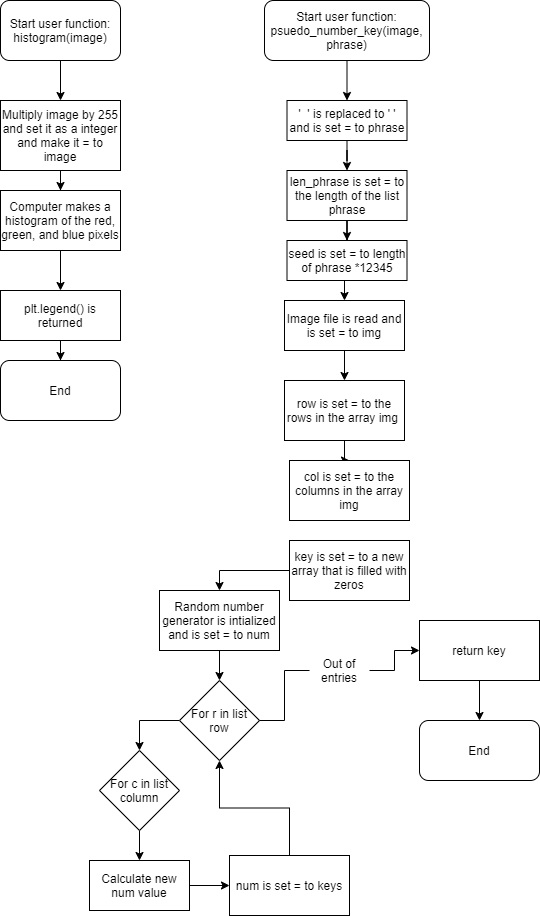
#> input picture Team07_Project_1/histo_key_teamproject.png, 540 x 916 px, given in place of image.tiff, which was not available
$ python grey_search.py
#> lines starting #> are read from the running program, lines starting #| are printed output that depends on the picture; after the words box and inside, x2 and y2 are one past the last pixel; in counts of white or black regions, pixels touching at a corner belong together; pictures that were not available may be replaced by others from this repository, and a replacement may not be noted
### Team07_Project_1/Image_analysis.py
"""
===============================================================================
ENGR 13300 Fall 2021

Program Description
    Creates user functions to get the filename of an image, check if the filename is a valid image format, reading an image depending on its type, and finding the dimensions of an image.

Assignment Information
    Assignment:     Group Project
    Author:         David Gedgaud, dgedgaud@purdue.edu
                    Connor Gass, gass0@purdue.edu
                    Ashwin Limaye, limaye@purdue.edu
                    Max Drach, mdrach@purdue.edu

    Team ID:        LC5 - 07

Contributor:    Name, login@purdue [repeat for each]
    My contributor(s) helped me:
    [x] understand the assignment expectations without
        telling me how they will approach it.
    [x] understand different ways to think about a solution
        without helping me plan my solution.
    [x] think through the meaning of a specific error or
        bug present in my code without looking at my code.
    Note that if you helped somebody else with their code, you
    have to list that person as a contributor here as well.

ACADEMIC INTEGRITY STATEMENT
I have not used source code obtained from any other unauthorized
source, either modified or unmodified. Neither have I provided
access to my code to another. The project I am submitting
is my own original work.
===============================================================================
"""

import numpy as np
import matplotlib.pyplot as plt

# [16 lines left out: functions img_input, image_valid, not called in this run]

def image_tester(img):
    #test the ending of the image file input
    #then reads the file in correctly depending on the ending
    if img.endswith('.jpg'):
        image = plt.imread(img)
    elif img.endswith('.png'):
        image = plt.imread(img)
        image = image.astype(np.uint8)
    elif img.endswith('.tiff'):
        image = plt.imread(img)[:,:,:3]

    return image


# [6 lines left out: function dim, not called in this run]

def test():
    image = image_tester('image.tiff')
    dim(image)

def main():
    test()

# [2 lines that do not run on import are left out]

### Team07_Project_1/grey_search.py
"""
===============================================================================
ENGR 13300 Fall 2021

Program Description
    Created user functions that convert an image to greyscale, detect the location of earth in the given image, crop the given image to 101x101 pixels, centered on the location of the earth found, blur an image, apply sobel filters to create a gradient map for edge detection, convert float64 values to uint 8, and convert uint8 values to float64.

Assignment Information
    Assignment:     Group Project
    Author:         David Gedgaud, dgedgaud@purdue.edu
                    Connor Gass, gass0@purdue.edu
                    Ashwin Limaye, limaye@purdue.edu
                    Max Drach, mdrach@purdue.edu

    Team ID:        LC5 - 07

Contributor:    Name, login@purdue [repeat for each]
    My contributor(s) helped me:
    [x] understand the assignment expectations without
        telling me how they will approach it.
    [x] understand different ways to think about a solution
        without helping me plan my solution.
    [x] think through the meaning of a specific error or
        bug present in my code without looking at my code.
    Note that if you helped somebody else with their code, you
    have to list that person as a contributor here as well.

ACADEMIC INTEGRITY STATEMENT
I have not used source code obtained from any other unauthorized
source, either modified or unmodified. Neither have I provided
access to my code to another. The project I am submitting
is my own original work.
===============================================================================
"""

import numpy as np
import matplotlib.pyplot as plt
import scipy
import Image_analysis as ia
from scipy import ndimage
def grey(image):

    #image = ia.image_tester(image)
    #uses matrix multiplication on the rgb values of the photo
    grey_values = (image[:,:,0]*.299 + image[:,:,1]*.587 + image[:,:,2]*.114)
    #this automatically gets the dim from the image, by just coppying
    grey = image.copy()

    #this inserts the grey rgb values in to the grey photo, since the rgb values should all the be same for the same row, col
    for i in range(3):
        grey[:,:,i] = grey_values

    return grey


def earth_finder(grey_image):
    #reads the string
    #grey_image = ia.image_tester(grey_image)

    #makes sure the border exception is taken out
    grey_image = grey_image[1:,1:,:]

    #gets the brighest spot on the image
    brightest_spot = np.amax(grey_image)

    #finds the index where the maximum value is
    index_max = np.where(grey_image == brightest_spot)

    #takes where first items(ie earth row, earth col) of each list return, the turns the tupple to a list
    cordinates = list(zip(index_max[0], index_max[1]))

    #since all rgb values are the same, we only need the first item of the list
    return cordinates[0]


def earth_image(sharpened_image, orginal_image):
    #gets the location
    location = earth_finder(sharpened_image)

    #it take the location and get the row-50 to row+50 and the same for the column with the color values the same

    #gets the 101x101 image by take the place 0,0 as the location of the earth from the last fuction earth_finder
    #then is takes the 50 pixels, in front, above, behind and below it
    earth = orginal_image[location[0]-50:location[0]+51, location[1]-50:location[1]+51,:]

    return earth

def image_blur(image):

    image = uint8_float64(image)
    #image = ia.image_tester(image)
    #using the guassian filter, blurres the image
    blurred1 = scipy.ndimage.gaussian_filter(image, sigma=2.5)

    return blurred1

def edge_dectector(blurred_image):

    #no need for th absolute value since the both the x and y compnenet gonna be squared
    #gets the gradient of the blurred image in the x-direction
    sx = ndimage.sobel(blurred_image, axis=0, output=None, mode ='constant', cval=0.0)
    #gets the gradient of the blurred image in the y-direction
    sy = ndimage.sobel(blurred_image, axis=1, output=None, mode ='constant', cval=0.0)
    #hypot get the hypotenuse, or ie sqrt(a^2 + b^2) = C, this is get the gradient edge decetection
    #ie this combine the vertical and horizontal edges
    sob = np.hypot(sx, sy)

    sob = float64_uint8(sob)
    sob = grey(sob)

    return sob

def float64_uint8(img):
    # [6 lines of commented-out code are left out]
    img = 255*img
    img = img.astype(np.uint8)

    return img


def uint8_float64(img):
    #img_data_max = np.iinfo(img.dtype).max
    #img = ia.image_tester(img)
    #dives the unint8 values to the get the 0-1 float64 values
    img = img/255
    img = img.astype(np.float64)

    return img


def test():
     image = ia.image_tester('image.tiff')
#> in image_tester, `image = plt.imread(img)[:,:,:3]`:
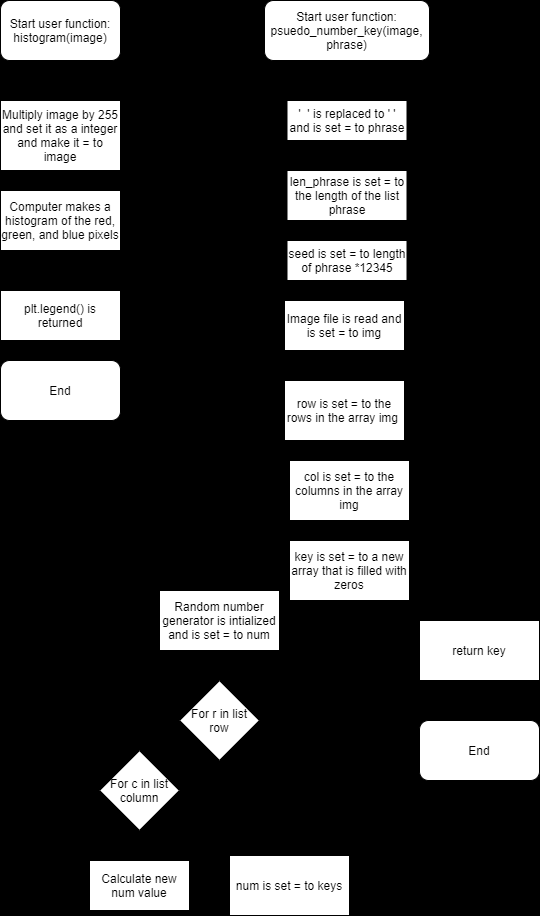
#> image: shape (916, 540, 3) float32; min 0, max 1, mean 0.238
     gray = grey(image)
#> after the loop in grey, `for i in range(3):`: grey: shape (916, 540, 3) float32; 0.14% of pixels changed, all inside (x1, y1, x2, y2) = (2, 2, 538, 896)
     plt.imsave('grey.tiff', gray)

     image_blurred = image_blur(gray)
     plt.imsave('blur.tiff', image_blurred)

     #i2 = uint8_float64(i1)
     image_edge = edge_dectector(image_blurred)
     #i2 = float64_uint8(i2)
     plt.imsave('sharp.tiff', image_edge)


     earth = earth_image(image_edge, image)
     plt.imsave('earth.tiff', earth)

    # [16 lines of commented-out code are left out]

def main():
    test()
#> in image_blur, `blurred1 = scipy.ndimage.gaussian_filter(image, sigma=2.5)`:
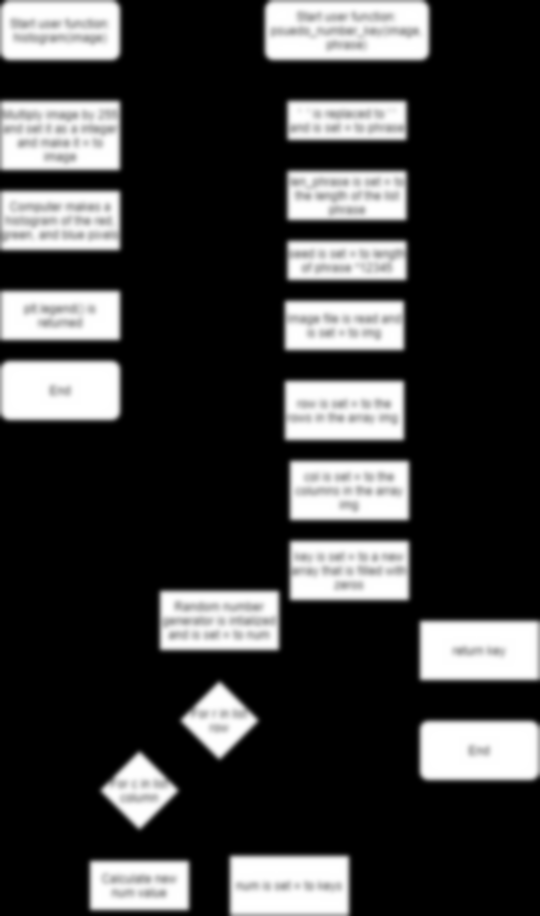
#> blurred1: shape (916, 540, 3) float64; min 0, max 0.00392, mean 0.000932; drawn with min black and max white
#> in test, `plt.imsave('blur.tiff', image_blurred)`:
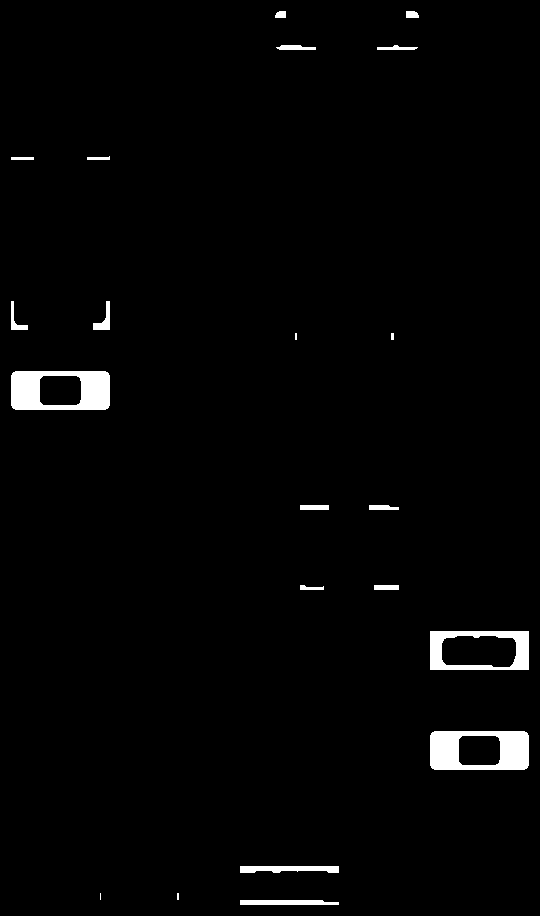
#> saved as blur.tiff: shape (916, 540, 3); values 0 (black) and 1 (white), 2% white; 21 white regions (3 under 20 px), largest, box (x1, y1, x2, y2) and area: (11, 371, 110, 410) 2670, (430, 731, 529, 770) 2670, (430, 631, 529, 670) 1804
#> in edge_dectector, `sy = ndimage.sobel(blurred_image, axis=1, output=None, mode ='constant..`:
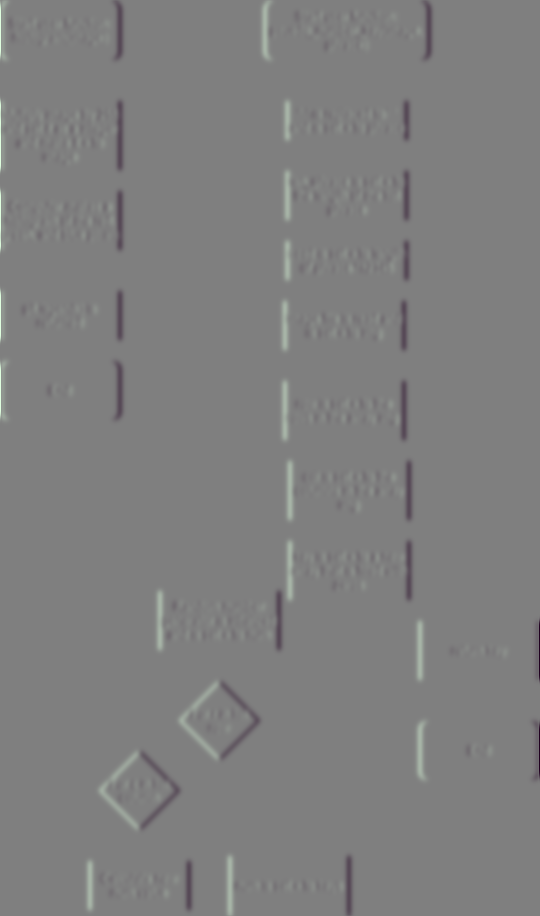
#> sy: shape (916, 540, 3) float64; mean of channels 0, 1, 2 -1.08e-05, -1.44e-05, -1.08e-05; drawn with min black and max white
#> in edge_dectector, `sob = np.hypot(sx, sy)`:
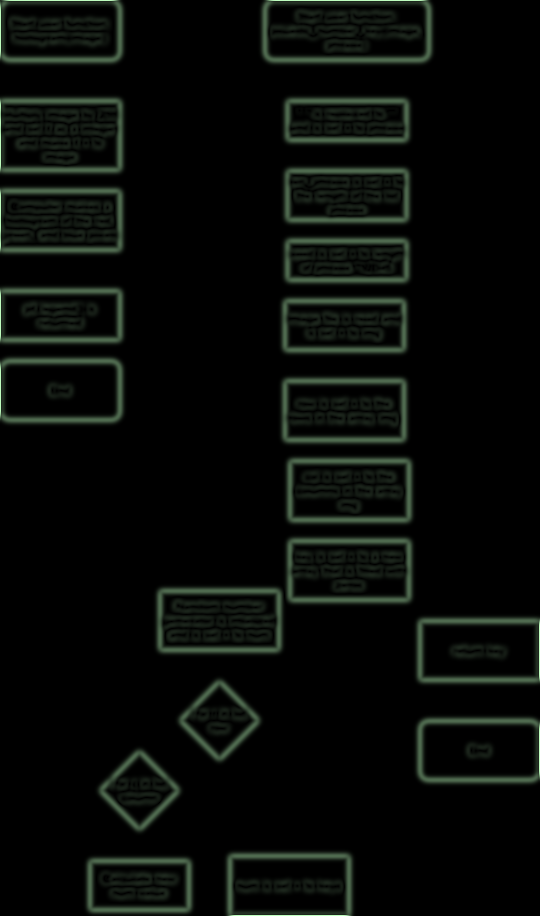
#> sob: shape (916, 540, 3) float64; mean of channels 0, 1, 2 0.00149, 0.00199, 0.00149; drawn with min black and max white
#> after the loop in grey (call 2), `for i in range(3):`: grey: shape (916, 540, 3); min 0, max 9, mean 0.2
#> in earth_finder, `grey_image = grey_image[1:,1:,:]`:
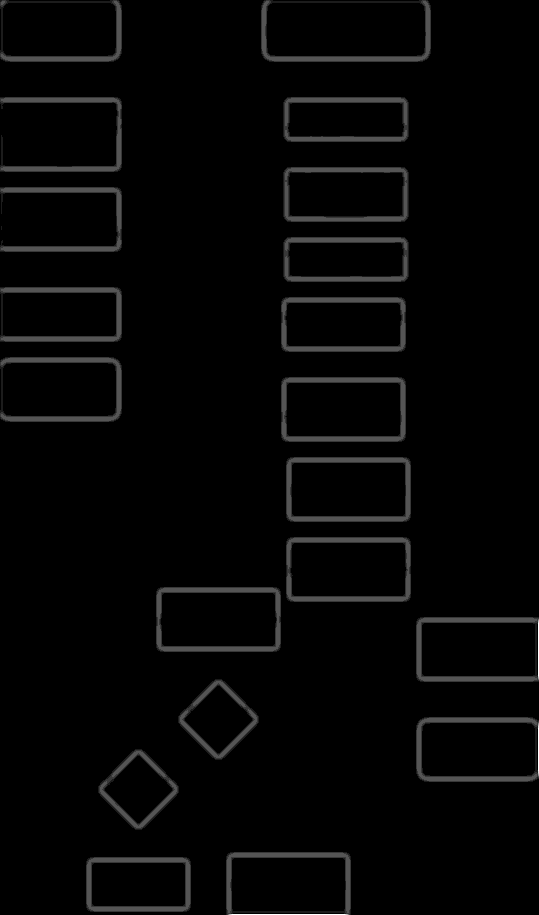
#> grey_image: shape (915, 539, 3); min 0, max 9, mean 0.19; drawn with min black and max white
#> in earth_finder, `brightest_spot = np.amax(grey_image)`: brightest_spot = 9
#> in earth_finder, `cordinates = list(zip(index_max[0], index_max[1]))`: cordinates = 627 pairs, first value 623 to 914, second value 232 to 538
#> in earth_image, `location = earth_finder(sharpened_image)`: location = (623, 538)
#> in earth_image, `earth = orginal_image[location[0]-50:location[0]+51, location[1]-50:lo..`:
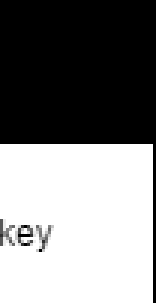
#> earth: shape (101, 52, 3) float32 (shown 3 times larger); min 0, max 1, mean 0.506

if __name__ == '__main__':
    main()
